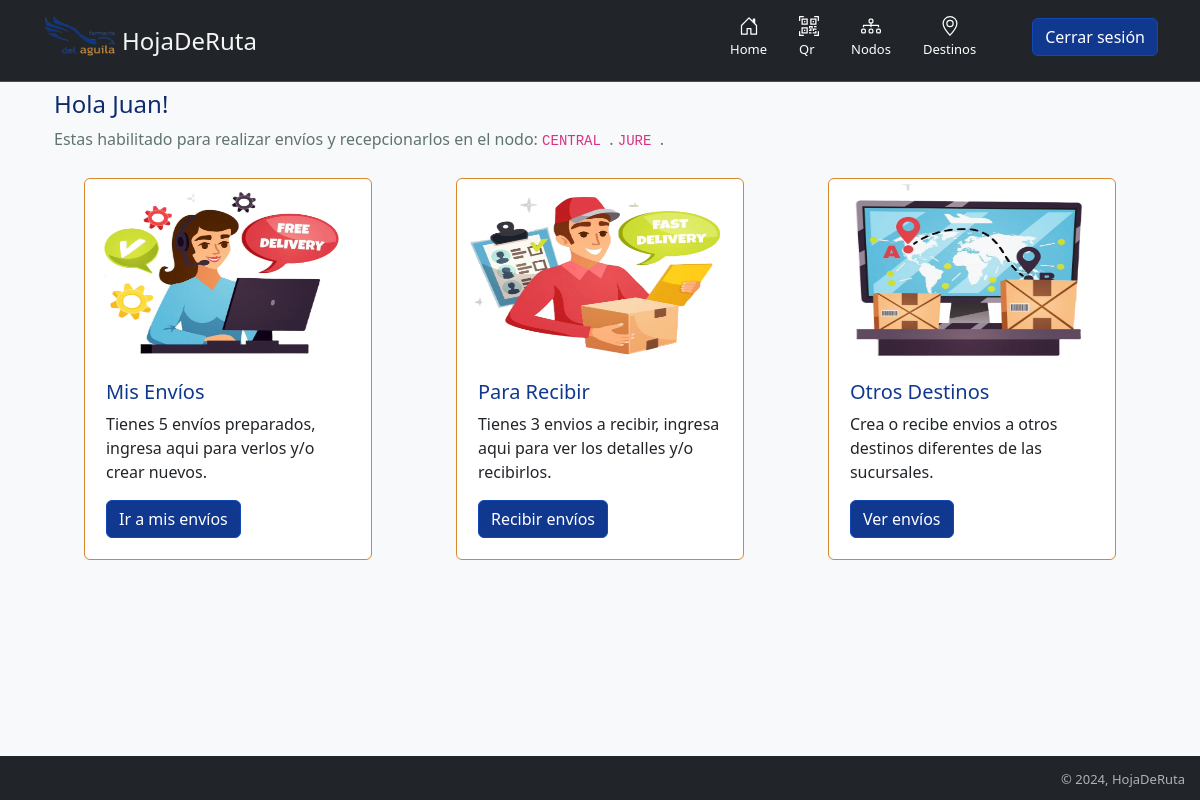
The page / (signed in) on the database as committed earlier.
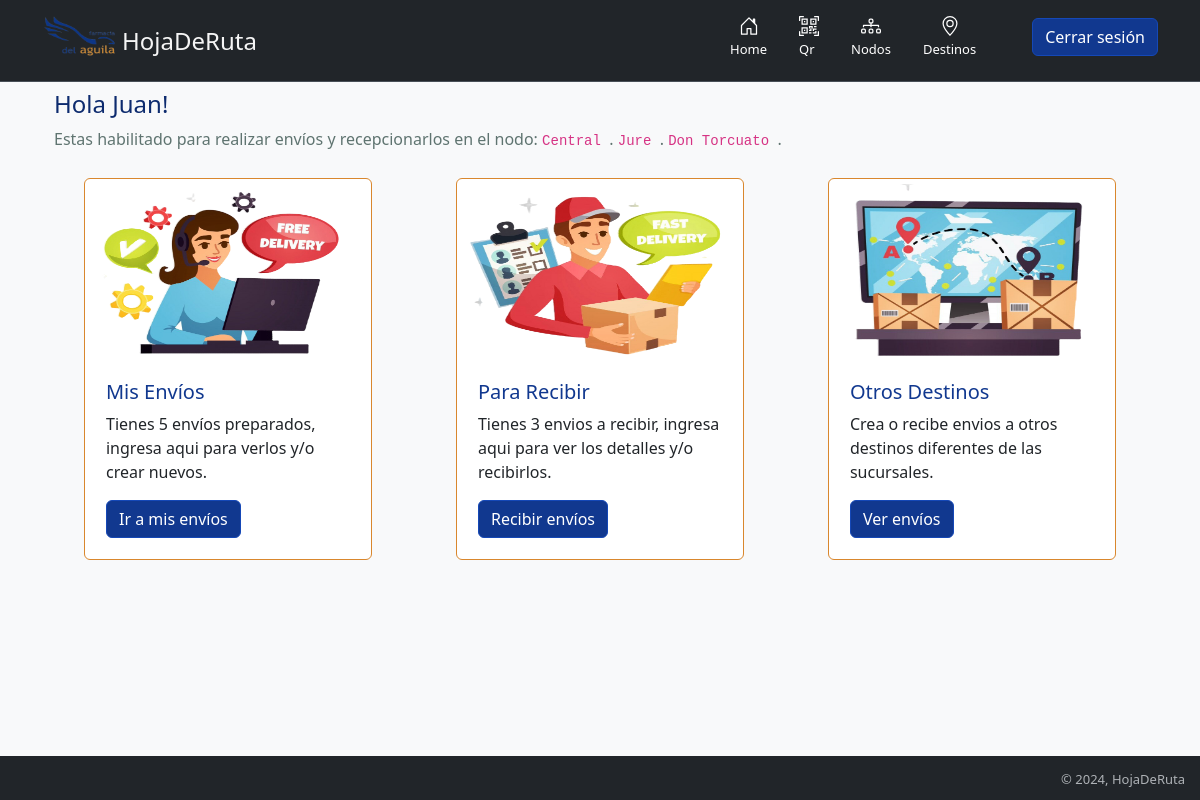
The same page on the database as committed later.
### perfiles/models.py (models this page shows, shortened)
class Perfil(models.Model):
    usuario = models.ForeignKey(User, on_delete= models.CASCADE, null= True,)
    nodo =  models.ForeignKey(Nodo, on_delete= models.CASCADE, null= True, blank= True)
    reparto = models.BooleanField(default= False)
    impresora = models.ForeignKey(ImpresoraNodo, on_delete= models.CASCADE, null= True, blank= True)

### nodos/models.py (models this page shows, shortened)
class Nodo(models.Model):
    nombre  = models.CharField(max_length=30)
    calle = models.CharField(max_length=30)
    numero = models.IntegerField(null= False)
    localidad = models.CharField(max_length=30)
    NumTelefonoRegex = RegexValidator(regex=r"^\+?1?\d{8,15}$")
    telefono = models.CharField(validators=[NumTelefonoRegex], max_length=16, unique=True)
    maps = models.TextField(max_length=1000, blank=True, null=True)
    estado = models.ForeignKey(Estado, on_delete= models.SET_NULL, null= True)
    def __str__(self):
        return self.nombre

### hojaderuta/views.py (the view)
# urls.py: path('', usuario.index, name= 'index'),
    def index(self, request):
        mis_envios = 0
        a_recibir = 0
        if request.user.is_authenticated:
            self.obtener_nodos(request)
            for nodo in self.params['perfil']:
                mis_envios+= self.envio.filter(origen= nodo.nodo.id).filter(estado= self.preparado).count() + self.envio.filter(estado= self.en_camino).filter(origen= nodo.nodo.id).count()
                a_recibir+= self.envio.filter(estado= self.preparado).filter(destino= nodo.nodo.id).count() + self.envio.filter(estado= self.en_camino).filter(destino= nodo.nodo.id).count()
            self.params['mis_envios'] = mis_envios
            self.params['a_recibir'] = a_recibir
        return render(request, 'hojaderuta/index.html', self.params )

### farmacia/models.py (called while the page is built)
    def obtener_nodos(self, request):
        self.params['perfil'] = self.perfil.filter( usuario= request.user)

### templates/hojaderuta/index.html
{% extends "layout.html" %}
{% load static %}
{% block content %}
<div class="container">
    <div class="row">
        {% if user.is_authenticated %}
            <h4 class="h3-color">Hola {{ user.get_username }}!</h4>
            {% if perfil %}
                <p class="p-color-gris">Estas habilitado para realizar envíos y recepcionarlos en el nodo:
                    {% for nodo in perfil %}
                        <code>{{ nodo.nodo }} </code>.
                    {% endfor %}
                </p>
            {% else %}
                <p>No tienes un nodo asignado aún. Comunicate con el administrador para que te proporcione uno.</p>
            {% endif %}
        {% else %}
            {% include 'titulo.html' %}
            {% include "login-register.html" %}
        {% endif %}
    </div>
</div>
<div class="container">
    <div class="row">
        {% if user.is_authenticated %}
        <div class="col-xl-4 col-md-6 col-sm-12 col-xxl-3">
            <div class="card">
                <img src="{% static 'imagenes/envios.png' %}" class="card-img-top">
                <div class="card-body">
                    <h5 class="card-title">Mis Envíos</h5>
                    <p class="card-text">Tienes {{ mis_envios }} envíos preparados, ingresa aqui para verlos y/o crear nuevos.</p>
                    <a href="{% url 'mis_envios' %}" class="btn btn-primary">Ir a mis envíos</a>
                </div>
            </div>
        </div>
        <div class="col-xl-4 col-md-6 col-sm-12 col-xxl-3">
            <div class="card">
                <img src="{% static 'imagenes/recibir.png' %}" class="card-img-top">
                <div class="card-body">
                    <h5 class="card-title">Para Recibir</h5>
                    <p class="card-text">Tienes {{ a_recibir }} envios a recibir, ingresa aqui para ver los detalles y/o recibirlos.</p>
                    <a href="{% url 'para_recibir' %}" class="btn btn-primary">Recibir envíos</a>
                </div>
            </div>
        </div>
        <div class="col-xl-4 col-md-6 col-sm-12 col-xxl-3">
            <div class="card">
                <img src="{% static 'imagenes/destinos.png' %}" class="card-img-top">
                <div class="card-body">
                    <h5 class="card-title">Otros Destinos</h5>
                    <p class="card-text">Crea o recibe envios a otros destinos diferentes de las sucursales.</p>
                    <a href="{% url 'otros_destinos' %}" class="btn btn-primary">Ver envíos</a>
                </div>
            </div>
        </div>
        {% endif %}
    </div>
</div>
{% endblock %}

### templates/layout.html
{% extends "base.html" %}
{% load static %}
{% block layout %}
<header>
    {% include "header.html" %}
</header>
<div class= "content">
    <div class="container" style="padding-top: 8px;">
        {% block content %}{% endblock  %}
    </div>
</div>
<div class="container-fluid">
    <footer class= "bg-dark" data-bs-theme="dark" style="padding: 10px;">
        {% include "footer.html" %}
    </footer>
</div>
{% endblock  %}

### templates/base.html (shortened to what this page needs)
{% load static %}
<!doctype html>
<html lang="en">
	<head>
		<link href="https://cdn.jsdelivr.net/npm/bootstrap@5.3.3/dist/css/bootstrap.min.css" rel="stylesheet">
		<link rel="stylesheet" type="text/css" href="{% static 'css/main.css' %}" />
	</head>
  	<body>
		{% block layout %}{% endblock %}
	</body>
</html>

### templates/header.html (shortened to what this page needs)
{% load static %}
<div class="px-3 py-2 text-bg-dark border-bottom navbar-dark bg-dark" data-bs-theme="dark">
    <div class="container d-flex flex-wrap justify-content-center">
        <a class="d-flex align-items-center me-lg-auto link-body-emphasis text-decoration-none">
            <img src="{% static 'imagenes/logo.png' %}" width="80" height="65">
            <span class="fs-4" style="padding-right: 15px; color: whitesmoke;">HojaDeRuta</span>
        </a>
        <ul class="nav col-12 col-lg-auto my-2 justify-content-center my-md-0 text-small">
            <li>
                <a href="{% url 'index' %}" class="nav-link text-white" style="font-size: small;">
                Home
                </a>
            </li>
            <li>
                <a href="#" class="nav-link text-white" style="font-size: small;">
                Qr
                </a>
            </li>
            <li>
                <a href="{% url 'ver_nodos' %}" class="nav-link text-white" style="font-size: small;">
                Nodos
                </a>
            </li>
            <li>
                <a href="{% url 'ver_destinos' %}" class="nav-link text-white" style="font-size: small;">
                Destinos
                </a>
            </li>
        </ul>
        <div class="text-end" id= "login-out">
        {% if user.is_authenticated %}
            <a type="button" class="btn btn-primary" href="{% url 'auth_logout' %}">Cerrar sesión</a>
        {% else %}
            <a type="button" class="btn btn-primary" href="{% url 'auth_login' %}">Iniciar sesión</a>
            <a type="button" class="btn btn-primary" href="{% url 'registration_register' %}">Registrarse</a>
        {% endif %}
        </div>
    </div>
</div>

### templates/footer.html (shortened to what this page needs)
<div class="row">
	{% if user.is_authenticated %}
	<div class="col-sm-12 col-md-8 col-xl-9 col-xxl-9">
	</div>
	{% endif %}
	<div class="col-sm-12 col-md-4 col-xl-3 col-xxl-3 text-end">
		<span class="text-body-secondary" style="padding-right: 5px; font-size: small;">&copy; 2024, HojaDeRuta</span>
	</div>
</div>

Rows that differ between the two databases and show on the page:
changed through a linked row, Perfil: nodo "CENTRAL" → "Central"
changed through a linked row, Perfil: nodo "JURE" → "Jure"
added Perfil: nodo "Don Torcuato"
